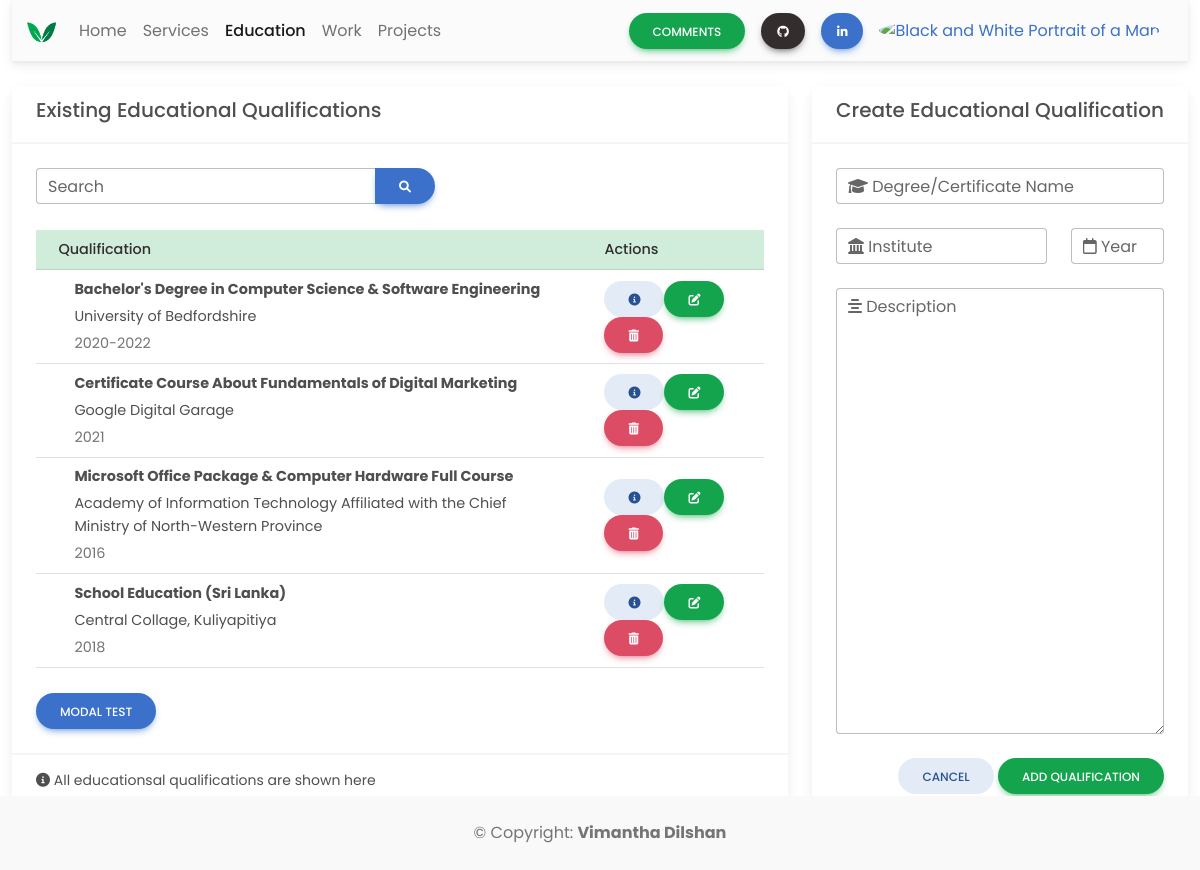
The app's page /admin/education.php (signed in) with its own data.
### tables this page shows
CREATE TABLE `education` (
  `id` int(100) NOT NULL,
  `degree_name` varchar(400) NOT NULL,
  `institute` varchar(400) NOT NULL,
  `year` varchar(20) NOT NULL,
  `description` varchar(1000) NOT NULL
);

### admin/education.php (the view, shortened to what this page needs)
<!DOCTYPE html>
<html lang="en">
<head>
    <link rel="stylesheet" href="https://cdnjs.cloudflare.com/ajax/libs/font-awesome/6.0.0/css/all.min.css" />
    <link rel="stylesheet" href="css/mdb.min.css" />
    <link rel="stylesheet" href="css/style.css">
</head>
<body>
    <div class="container-fluid">
        <nav class="navbar navbar-expand-lg navbar-light bg-light">
            <div class="container-fluid">
                <a class="navbar-brand me-2" href="home.php">
                    <img src="img/logo.png" height="35" alt="MDB Logo" loading="lazy" style="margin-top: -1px;" />
                </a>
                <div class="collapse navbar-collapse" id="navbarButtonsExample">
                    <ul class="navbar-nav me-auto mb-2 mb-lg-0">
                        <li class="nav-item">
                            <a class="nav-link" href="home.php">Home</a>
                        </li>
                        <li class="nav-item">
                            <a class="nav-link" href="services.php">Services</a>
                        </li>
                        <li class="nav-item">
                            <a class="nav-link active" href="education.php">Education</a>
                        </li>
                        <li class="nav-item">
                            <a class="nav-link" href="work.php">Work</a>
                        </li>
                        <li class="nav-item">
                            <a class="nav-link" href="projects.php">Projects</a>
                        </li>
                    </ul>
                    <div class="d-flex align-items-center">
                        <a href="comments.php" class="btn btn-success btn-rounded me-3">
                            Comments
                        </a>
                        <a class="btn btn-rounded btn-dark px-3 me-3" href="https://github.com/Vimantha-Dilshan" role="button"><i class="fab fa-github"></i></a>
                        <a class="btn btn-rounded btn-primary px-3 me-3" href="https://www.linkedin.com/in/vimantha-dilshan-6b64501b6/" role="button"><i class="fab fa-linkedin-in"></i></a>
                        <div class="dropdown me-3">
                            <a class="dropdown-toggle d-flex align-items-center hidden-arrow" href="#" id="navbarDropdownMenuAvatar" role="button" data-mdb-toggle="dropdown" aria-expanded="false">
                                <img src="server/APIs/uploads/profile/profile.jpg" class="rounded-circle" height="25" alt="Black and White Portrait of a Man" loading="lazy" />
                            </a>
                        </div>
                    </div>
                </div>
            </div>
        </nav>
    </div>
    <br>
    <div class="container-fluid">
        <div class="row">
            <div class="col-sm-8">
                <div class="card  ">
                    <div class="card-header">
                        <h5 class="card-title">Existing Educational Qualifications</h5>
                    </div>
                    <div class="card-body">
                        <div class="row">
                            <div class="col-sm-12">
                                <div class="input-group">
                                    <div class="form-outline">
                                        <input id="search-input" type="search" id="form1" class="form-control" />
                                        <label class="form-label" for="form1">Search</label>
                                    </div>
                                    <button id="search-button" type="button" class="btn btn-primary btn-rounded">
                                        <i class="fas fa-search"></i>
                                    </button>
                                </div>
                            </div>
                        </div>
                        <br>
                        <div class="table-responsive">
                            <table class="table align-middle mb-0 bg-white table-hover table-sm">
                                <thead class="table-success text-dark">
                                    <tr>
                                        <th>Qualification</th>
                                        <th>Actions</th>
                                    </tr>
                                </thead>
                                <tbody>
                                    <?php
                                    include 'server/config/database_config.php';
                                    $sql = "SELECT * from education order by id DESC";
                                    $result = $conn->query($sql);
                                    if ($result->num_rows > 0) {
                                        if (!$conn) {
                                            die('Technical Error...');
                                        } else {
                                            while ($row = $result->fetch_assoc()) {
                                                echo "<tr>";
                                                echo "<td style='width: 75%;'>";
                                                echo "<div class='d-flex align-items-center'>";
                                                echo "<div class='ms-3'>";
                                                echo "<p class='fw-bold mb-1'>" . $row["degree_name"] . "</p>";
                                                echo "<p class='fw-normal mb-1'>" . $row["institute"] . "</p>";
                                                echo "<p class='text-muted mb-0'>" . $row["year"] . "</p>";
                                                echo "</div>";
                                                echo "</div>";
                                                echo "</td>";
                                                echo "<td>";
                                                echo "<a href='#'><button type='button' class='btn btn-secondary btn-rounded'><i class='fas fa-info-circle'></i></button></a>";
                                                echo "<a href='#'><button type='button' class='btn btn-success btn-rounded'><i class='fas fa-edit'></i></button></a>";
                                                echo "<a href='server/APIs/delete_education.php?rn=$row[id]><button type='button' class='btn btn-danger btn-rounded'><i class='fas fa-trash-alt'></i></button></>";
                                                echo "</td>";
                                                echo "<tr>";
                                            }
                                        }
                                    } else {
                                        echo "<tr>";
                                        echo "<td colspan='2'>" . "<p>No data to show!<p>";
                                        echo "</td>";
                                        echo "</tr>";
                                    }
                                    ?>
                                </tbody>
                            </table>
                        </div>
                        <br>
                        <button type="button" class="btn btn-primary btn-rounded" data-mdb-toggle="modal" data-mdb-target="#showData">
                            Modal Test
                        </button>
                    </div>
                    <div class="card-footer">
                        <small><i class="fas fa-info-circle"></i> All educationsal qualifications are shown here</small>
                    </div>
                </div>
            </div>
            <div class="col-sm-4">
                <div class="card  ">
                    <div class="card-header">
                        <h5 class="card-title">Create Educational Qualification</h5>
                    </div>
                    <div class="card-body">
                        <form method="POST" action="server/APIs/store_education.php">
                            <div class="form-outline mb-4">
                                <input type="text" id="txtName" name="txtName" class="form-control" />
                                <label class="form-label" for="form6Example3"><i class="fas fa-graduation-cap"></i> Degree/Certificate Name</label>
                            </div>
                            <div class="row mb-4">
                                <div class="col-8">
                                    <div class="form-outline">
                                        <input type="text" id="txtInstitute" name="txtInstitute" class="form-control" />
                                        <label class="form-label" for="form6Example1"><i class="fas fa-landmark"></i> Institute</label>
                                    </div>
                                </div>
                                <div class="col-4">
                                    <div class="form-outline">
                                        <input type="text" id="txtYear" name="txtYear" class="form-control" />
                                        <label class="form-label" for="form6Example2"><i class="far fa-calendar"></i> Year</label>
                                    </div>
                                </div>
                            </div>
                            <div class="form-outline mb-4">
                                <textarea class="form-control" id="txtDesc" name="txtDesc" rows="17"></textarea>
                                <label class="form-label" for="form6Example7"><i class="fas fa-align-center"></i> Description</label>
                            </div>
                            <div class="text-end">
                                <a href="server/APIs/refresh_education.php"><button type="button" class="btn btn-secondary btn-rounded">Cancel</button></a>
                                <button type="submit" id="submit" name="submit" class="btn btn-success btn-rounded">Add Qualification</button>
                            </div>
                        </form>
                    </div>
                    <div class="card-footer text-muted"><small><i class="fas fa-info-circle"></i> Input range of years in year field</small></div>
                </div>
            </div>
        </div>
        <footer class="text-center text-lg-start bg-white text-muted fixed-bottom">
            <div class="text-center p-4" style="background-color: rgba(0, 0, 0, 0.025);">
                © Copyright:
                <a class="text-reset fw-bold" href="http://vimantha.com">Vimantha Dilshan</a>
            </div>
        </footer>
    </div>
</body>
</html>

### admin/css/style.css (style rules this page uses)
* { font-family: 'Poppins', sans-serif; }
.form-control { border-radius: 25px; }
.active { font-weight: 500; }

### records on screen
education: degree_name "Bachelor's Degree in Computer Science & Software Engineering", institute "University of Bedfordshire", year "2020-2022"
education: degree_name "Certificate Course About Fundamentals of Digital Marketing", institute "Google Digital Garage", year "2021"
education: degree_name "Microsoft Office Package & Computer Hardware Full Course", institute "Academy of Information Technology Affiliated with the Chief Ministry of North-Western Province", year "2016"
education: degree_name "School Education (Sri Lanka)", institute "Central Collage, Kuliyapitiya", year "2018"
